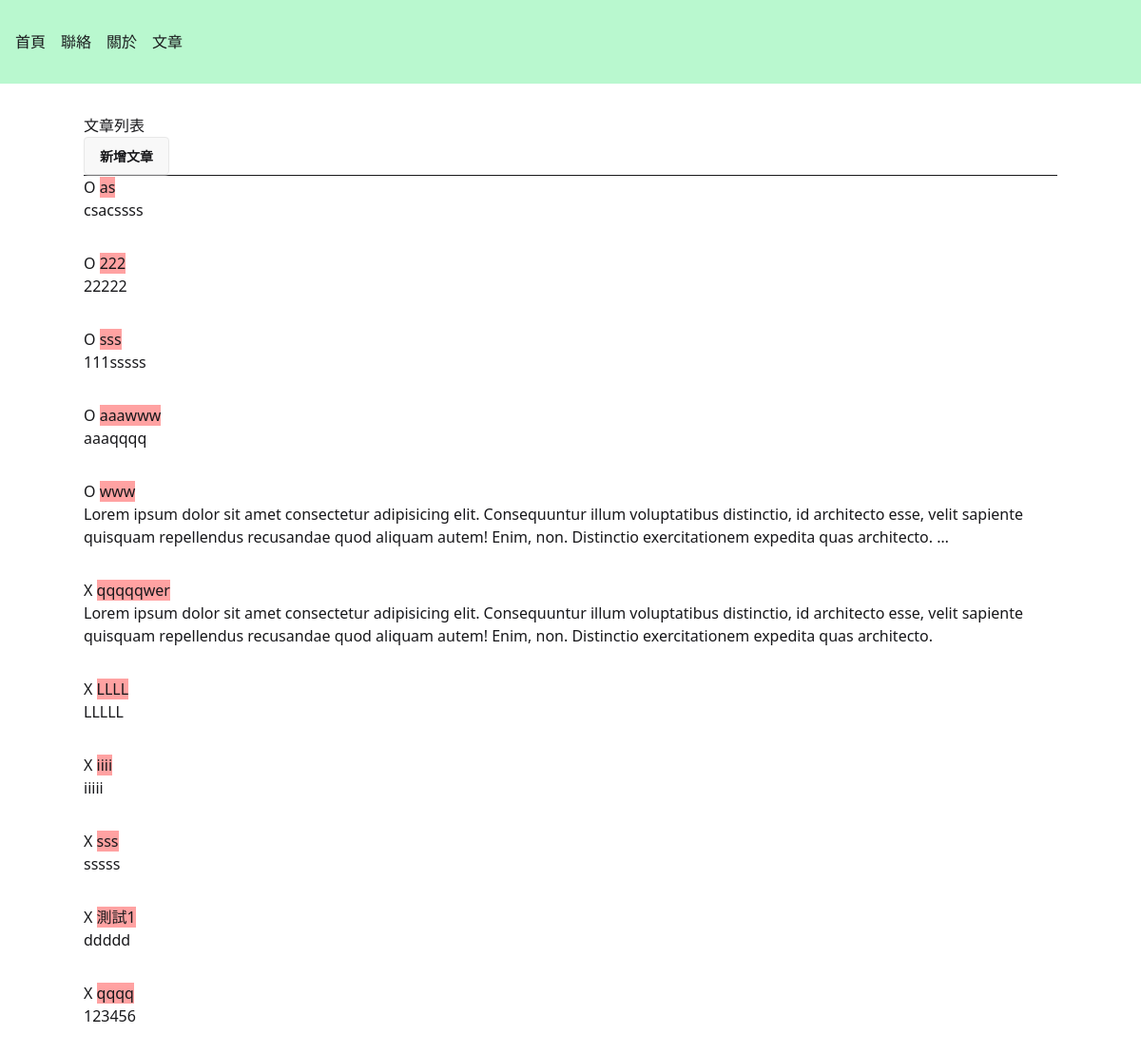
Before: / with the older database file.
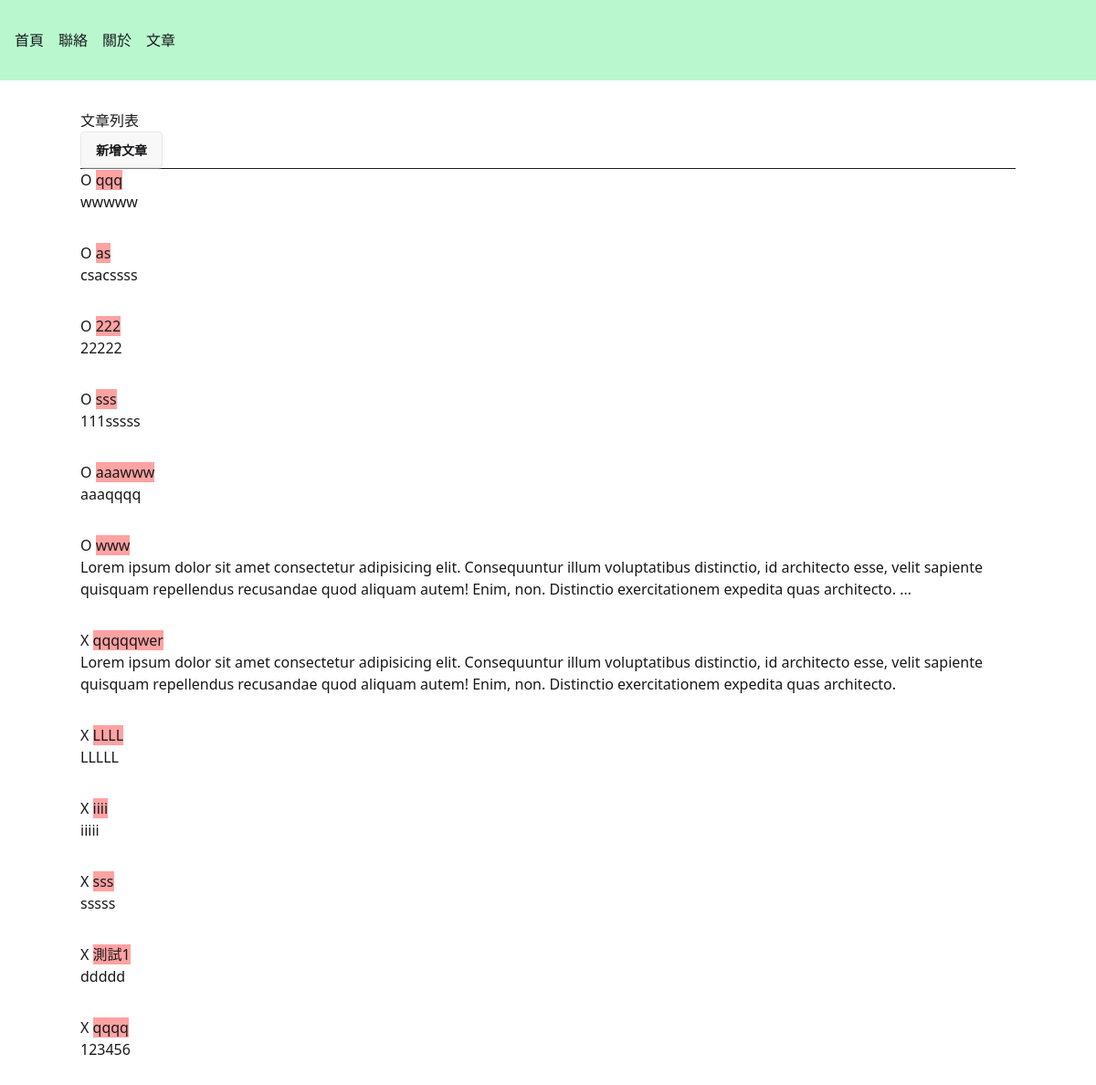
After: the same page with the newer database file.
### articles/models.py (models this page shows, shortened)
class Article(models.Model):
    title = models.CharField(max_length=200, null=False)
    content = models.TextField(null=True)
    is_published = models.BooleanField(default=False, null=False)

### articles/views.py (the view)
# urls.py: path("", views.index, name="index"),
def index(request):
    if request.method == "POST":
        form = ArticleForm(request.POST)
        form.save()
        messages.success(request, "新增成功")
        return redirect("articles:index")
    else:
        articles = Article.objects.order_by("-id")
        return render(request, "articles/index.html", {"articles": articles})

### articles/templates/articles/index.html
{% extends "layouts/default.html" %}
{% block content %}
<h1>文章列表</h1>
<a href="{% url  'articles:create' %}" class="btn">新增文章</a>
<hr>
{% for article in articles %}
<article class="mb-8">
  <h2>
    {% if article.is_published %} O {% else %} X {% endif %}
      <a
        class="bg-red-300"
        href="{% url 'articles:detail' article.id %}">
        {{ article.title }}
      </a>
  </h2>
  <p>
    {{ article.content | truncatewords:30 }}
  </p>
</article>
{% endfor %}
{% endblock %}

Changed rows visible on the page:
added Article: is_published "O", title "qqq", content "wwwww"
